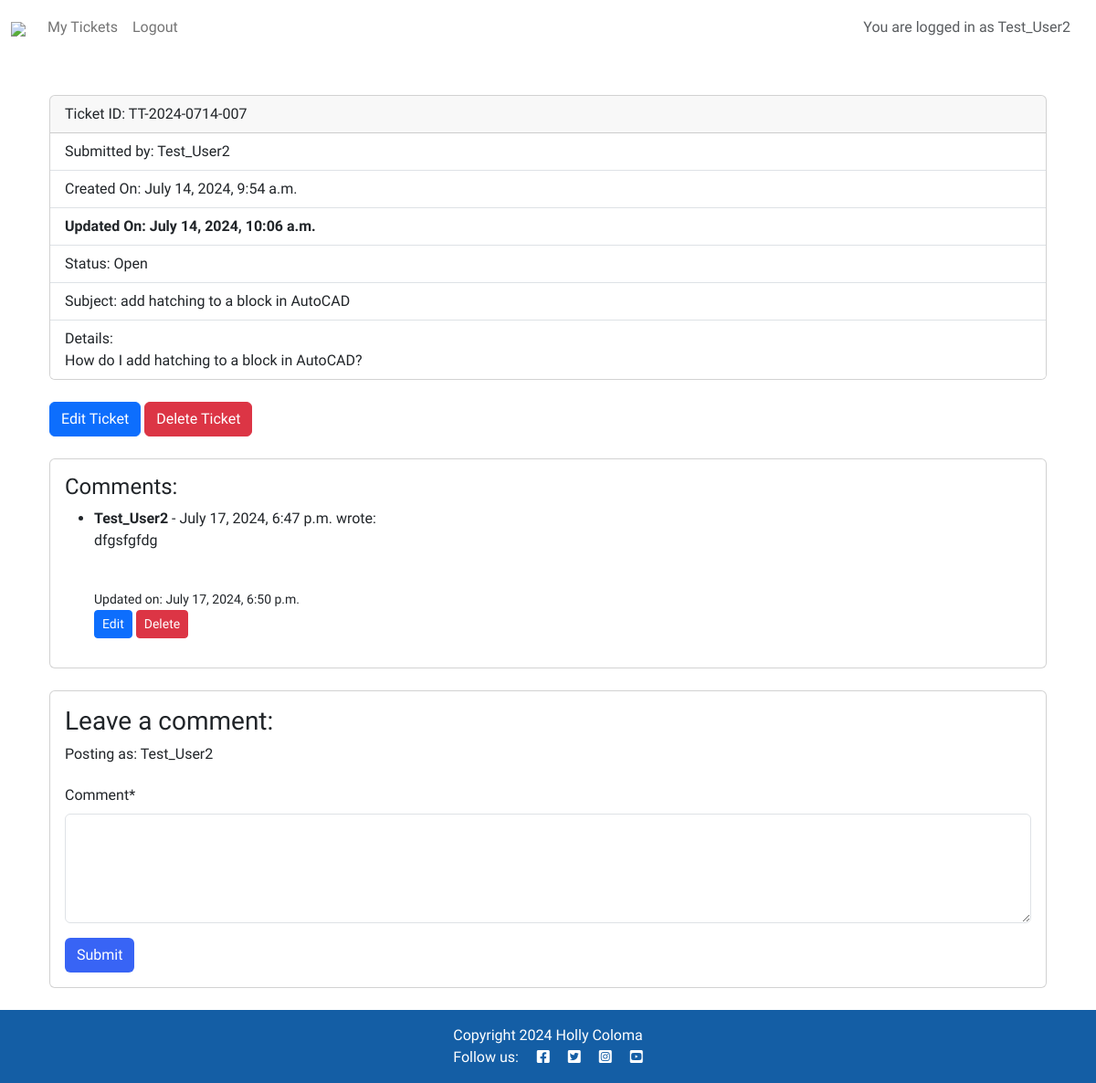
/ticket/7/ (signed in), run on an earlier commit of the app's database.
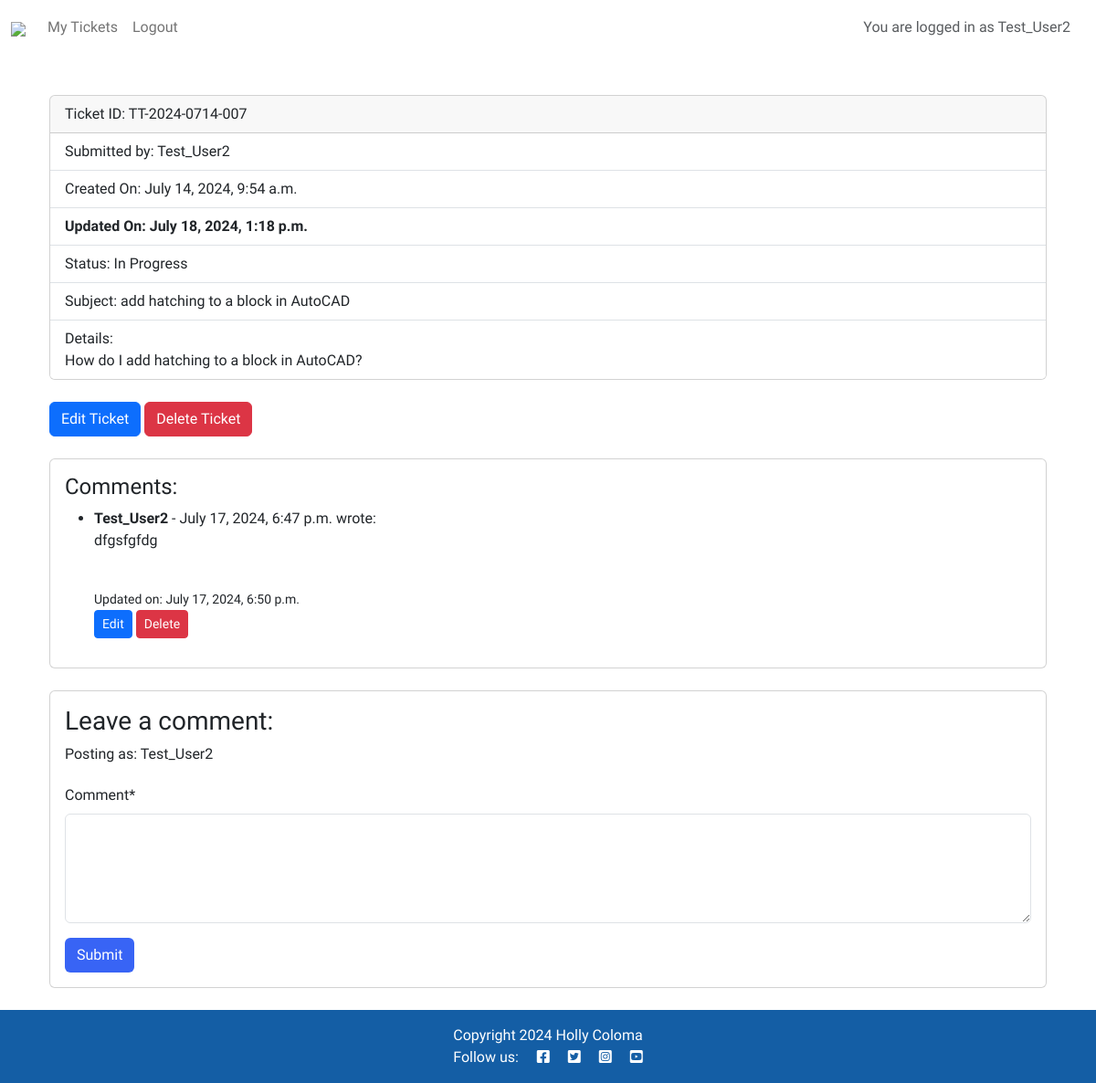
And on a later commit of the database.
### support/models.py (models this page shows, shortened)
class Ticket(models.Model):
    STATUS_OPTIONS = (
        ('Open', 'Open'),
        ('In Progress', 'In Progress'),
        ('Closed', 'Closed'),
    )
    ticket_id = models.CharField(max_length=20, unique=True)
    user = models.ForeignKey(User, on_delete=models.CASCADE)
    subject = models.CharField(max_length=255)
    description = models.TextField()
    status = models.CharField(max_length=20, choices=STATUS_OPTIONS, default='Open')
    created_on = models.DateTimeField(auto_now_add=True)
    updated_on = models.DateTimeField(auto_now=True)

class Comment(models.Model):
    user = models.ForeignKey(User, on_delete=models.CASCADE, related_name="commenter") # Many to one
    ticket = models.ForeignKey(Ticket, on_delete=models.CASCADE, related_name='comments', null=True, blank=True) # Many to one
    comment = models.TextField()
    created_on = models.DateTimeField(auto_now_add=True)
    updated_on = models.DateTimeField(auto_now=True)

### support/views.py (the view)
# urls.py: path('ticket/<int:pk>/', TicketDetailView.as_view(), name='ticket_detail'),
class TicketDetailView(LoginRequiredMixin, DetailView):
    model = Ticket
    template_name = 'support/ticket_detail.html'
    context_object_name = 'ticket'
    def get_queryset(self):
        queryset = super().get_queryset()
        loggedUser = self.request.user
        if loggedUser.is_staff or loggedUser.groups.filter(name='tech_support').exists():
            return queryset
        return queryset.filter(user=self.request.user)
    def get_object(self, queryset=None):
        obj = super().get_object(queryset)
        loggedUser = self.request.user
        if obj.user != loggedUser and not (loggedUser.is_staff or loggedUser.groups.filter(name='tech_support').exists()):
            raise PermissionDenied("You do not have permission to view this ticket.")
        return obj
    def get_context_data(self, **kwargs):
        context = super().get_context_data(**kwargs)
        ticket = self.get_object()
        context['comments'] = ticket.comments.all().order_by('-created_on')
        context['comment_form'] = CommentForm()
        return context

### support/forms.py
class CommentForm(forms.ModelForm):
    class Meta:
        model = Comment
        fields = ['comment']

### support/templates/support/ticket_detail.html (shortened to what this page needs)
{% extends "base.html" %}
{% block content %}
{% load crispy_forms_tags %}
{% load static %}
<div class="container mt-4">
    {% if ticket %}
    <div class="container mt-4">
        <div class="card mb-4" style="width: 100%;">
            <div class="card-header">
                Ticket ID: {{ ticket.ticket_id }}
            </div>
            <ul class="list-group list-group-flush">
                <li class="list-group-item">Submitted by: {{ ticket.user }}</li>
                <li class="list-group-item">Created On: {{ ticket.created_on }}</li>
                {% if ticket.created_on|date:"Y-m-d H:i:s" != ticket.updated_on|date:"Y-m-d H:i:s" %}
                    <li class="list-group-item"><strong>Updated On: {{ ticket.updated_on }}</strong></li>
                {% endif %}
                <li class="list-group-item">Status: {{ ticket.status }}</li>
                <li class="list-group-item">Subject: {{ ticket.subject }}</li>
                <li class="list-group-item">Details:<br>{{ ticket.description|safe }}</li>
            </ul>
        </div>
        {% if user == ticket.user or user.is_staff %}
            {% if ticket.status != 'Closed' %}
                <div class="mb-4">
                    <a href="{% url 'ticket_edit' ticket.pk %}" class="btn btn-primary">Edit Ticket</a>
                    <button type="button" class="btn btn-danger delete-button" data-ticket-id="{{ ticket.pk }}">Delete Ticket</button>
                </div>
            <!-- {% elif user.is_staff and ticket.status == 'In Progress' %}
                <div class="mb-4">
                    <a href="{% url 'ticket_edit' ticket.pk %}" class="btn btn-primary">Edit Ticket</a>
                </div> -->
            {% endif %}
        {% endif %}
        <div class="card mb-4">
            <div class="card-body">
                <h4>Comments:</h4>
                <ul>
                    {% for comment in comments %}
                    <li><strong>{{ comment.user.username }}</strong> - {{ comment.created_on }} wrote:
                        {{ comment.comment|linebreaks }}
                        {% if comment.created_on|date:"Y-m-d H:i:s" != comment.updated_on|date:"Y-m-d H:i:s" %}
                            <br><small>Updated on: {{ comment.updated_on }}</small>
                        {% endif %}
                        {% if user == comment.user or user.is_staff %}
                            {% if ticket.status != 'Closed' %}
                            <div class="edit-button-container">
                                {% if user == comment.user %}
                                <button class="btn btn-primary btn-sm edit-comment-btn" data-bs-toggle="modal" data-bs-target="#editCommentModal" data-comment-id="{{ comment.id }}" data-comment="{{ comment.comment }}">Edit</button>
                                {% endif %}
                                <button class="btn btn-danger btn-sm delete-comment-button" data-comment-id="{{ comment.id }}">Delete</button>
                            </div>
                            {% endif %}
                        {% endif %}
                    </li>
                    {% endfor %}
                </ul>
            </div>
        </div>
        <div class="card mb-4">
            <div class="card-body">
                {% if ticket.status == 'Closed' %}
                    <div class="alert alert-primary" role="alert">
                        <strong>This ticket is closed.</strong> To reopen the issue, please create a new ticket.
                    </div>
                    <a href="{% url 'ticket_create' %}" class="btn btn-primary">Create Ticket</a>
                {% else %}
                    {% if user.is_authenticated %}
                        <h3>Leave a comment:</h3>
                        <p>Posting as: {{ user.username }}</p>
                        <form id="commentForm" method="post" style="margin-top: 1.3em;" action="{% url 'add_comment' ticket.pk %}">
                            {{ comment_form|crispy }}
                            <button id="submitButton" type="submit" class="btn btn-signup">Submit</button>
                        </form>
                    {% else %}
                        <p>Log in to leave a comment</p>
                    {% endif %}
                {% endif %}
            </div>
        </div>
        {% endif %}
</div>
{% endblock content %}

### templates/base.html (shortened to what this page needs)
{% load static %}
{% url 'home' as home_url %}
{% url 'account_login' as login_url %}
{% url 'account_signup' as signup_url %}
{% url 'account_logout' as logout_url %}
<!DOCTYPE html>
<html class="h-100" lang="en">
<head>
    <link rel="stylesheet" href="https://cdnjs.cloudflare.com/ajax/libs/font-awesome/5.15.3/css/all.min.css">
    <link href="https://cdn.jsdelivr.net/npm/bootstrap@5.0.1/dist/css/bootstrap.min.css" rel="stylesheet"
>
    <link href="https://stackpath.bootstrapcdn.com/bootstrap/5.3.0/css/bootstrap.min.css" rel="stylesheet">
    <link rel="stylesheet" href="{% static 'css/style.css' %}">
</head>
<body class="d-flex flex-column h-100 main-bg">
    <nav class="navbar navbar-expand-lg navbar-light bg-white">
        <div class="container-fluid">
            <span class="brand"><a class="navbar-brand" href="{% url 'home' %}"><img src="https://res.cloudinary.com/doxcaxx9q/image/upload/v1721345745/techtackles_logo2_mmwt25.png"></a></span>
            <div class="collapse navbar-collapse" id="navbarText">
                <ul class="navbar-nav me-auto mb-2 mb-lg-0">
                    <li class="nav-item">
                        <a class="nav-link {% if request.path == home_url %}active{% endif %}" aria-current="page"
                            href="{% url 'home' %}">
                            {% if user.is_authenticated %}
                                {% if user.is_staff %}
                                    All Tickets
                                {% else %}
                                    My Tickets
                                {% endif %}
                            {% else %}
                                Home
                            {% endif %}
                        </a>
                    </li>
                    {% if user.is_authenticated %}
                        <li class="nav-item">
                            <a class="nav-link {% if request.path == logout_url %}active{% endif %}" aria-current="page" href="{% url 'account_logout' %}">Logout</a>
                        </li>
                    {% endif %}
                </ul>
                <span class="navbar-text text-muted">
                    {% if user.is_authenticated %}
                        <p class="text-end m-3">You are logged in as {{ user }}</p>
                    {% else %}
                        <p class="text-end m-3">You are not logged in</p>
                    {% endif %}
                </span>
            </div>
        </div>
    </nav>
    <main class="flex-grow-1">
        {% block content %}{% endblock content %}
    </main>
    <footer class="footer mt-auto py-3 dark-primary">
        <p class="m-0 text-center text-white">
            {% block copyright %}
            Copyright 2024 Holly Coloma
            {% endblock copyright %}
        </p>
        <p class="m-0 text-center text-white">Follow us: <i class="fab fa-facebook-square ms-3"></i>
            <i class="fab fa-twitter-square ms-3"></i>
            <i class="fab fa-instagram-square ms-3"></i>
            <i class="fab fa-youtube-square ms-3"></i>
        </p>
    </footer>
</body>
</html>

### static/css/style.css (style rules this page uses)
.navbar { position: fixed; top: 0; left: 0; width: 100%; z-index: 1000; height: 60px; padding: 0; display: flex; align-items: center; background-color: white; }
.collapse { background-color: white; }
.navbar-text { color: #6c757d; }
body { background: #ffffff no-repeat; height: 100%; margin: 0; padding: 0; overflow: auto; font-family: "Titillium Web", sans-serif; }
main { margin-top: 80px; }
.brand { font-size: 1.4rem; font-weight: 700; color: #1440a0; }
.btn-signup, .btn-edit { background-color: #3864f5; color: #fff; }
#commentForm textarea { width: 100%; height: 120px; resize: vertical; }
.dark-primary { background-color: #145ea5; color: white; }
.footer { flex-shrink: 0; }

What changed in the data, as far as the page shows it:
changed Ticket "add hatching to a block in AutoCAD": updated_on "July 14, 2024, 10:06 a.m." → "July 18, 2024, 1:18 p.m."; status "Open" → "In Progress"
